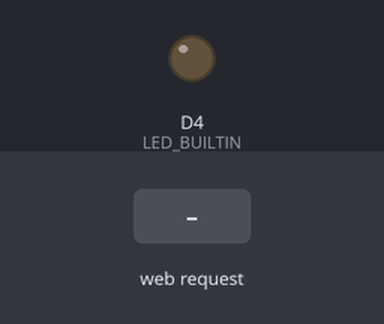
Recording of a sketch running on a simulated ESP8266 (NodeMCU). Shown: output pins drawn as LEDs (lit = HIGH, except the on-board LED, lit = LOW). Inputs (shaded band) come from the test bench. WiFi joins after 1.5 s; servers stay silent unless stated; what the sketch prints to the serial monitor is not drawn.

Above: at 2.7 s.
2.8 s: HTTP request GET /ledon received
At 3.7 s:
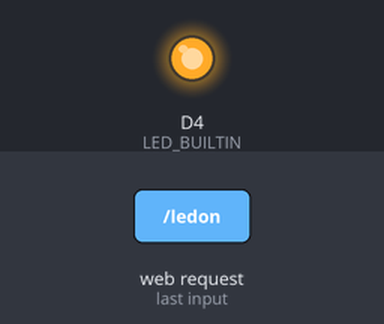
4.3 s: HTTP request GET /ledoff received
At 4.8 s:
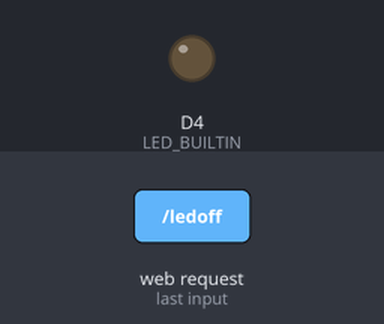
Timing chart, 0 to 7.3 s (numbered marks = the images above; inputs shaded):
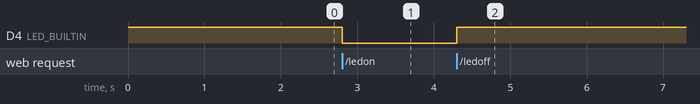

Measured:
- after the input at 2.8 s, D4 (LED_BUILTIN): HIGH → LOW at once
- after the input at 4.3 s, D4 (LED_BUILTIN): LOW → HIGH at once

The sketch:

led_control.ino
```cpp
#include <ESP8266WiFi.h>
#define LED D2  // VAGY HASZNÁLJÁTOK A BEÉPÍTETT LED-ET, MINT ÉN A VIDEÓBAN

const char* ssid = "nev";
const char* password = "jelszo";
unsigned char status_led=0;

WiFiServer server(80);

void setup() {
  Serial.begin(115200);
  pinMode(LED_BUILTIN, OUTPUT);
  digitalWrite(LED_BUILTIN, HIGH);

  // Connect to WiFi network
  Serial.println();
  Serial.println();
  Serial.print("Connecting to ");
  Serial.println(ssid);

  WiFi.begin(ssid, password);

  while (WiFi.status() != WL_CONNECTED) {
    delay(500);
    Serial.print(".");
  }
  Serial.println("");
  Serial.println("WiFi connected");

  // Start the server
  server.begin();
  Serial.println("Server started at...");
  Serial.println(WiFi.localIP());

}

void loop() {

  // Check if a client has connected
  WiFiClient client = server.available();
  if (!client) {
    return;
  }

  // Wait until the client sends some data
  Serial.println("new client");
  while (! client.available())
  {
    delay (1);
  }


  // Read the first line of the request
  String msg = client.readStringUntil('\r');
  Serial.println(msg);
  client.flush();

  // Match the request

  if (msg.indexOf("/ledoff") != -1)  {
    status_led=0;
    digitalWrite(LED_BUILTIN, HIGH);
    Serial.println("LED OFF");
  }
  else if(msg.indexOf("/ledon") != -1)
  {
    status_led=1;
    digitalWrite(LED_BUILTIN,LOW);
    Serial.println("LED ON");
  }

// Return the response
client.println("HTTP/1.1 200 OK");
client.println("Content-Type: text/html");
client.println("Connection: close");
client.println("");

client.println("<!DOCTYPE HTML>");
client.println("<HTML>");
client.println("<H1> LED CONTROL </H1>");
client.println("<br />");

 client.println("<a href=\"/ledon\"\"> <button style='FONT-SIZE: 50px; HEIGHT: 200px;WIDTH: 300px; 126px; Z-INDEX: 0; TOP: 200px;'> LED ON </button> </a>");
 client.println("<a href=\"/ledoff\"\"> <button style='FONT-SIZE: 50px; HEIGHT: 200px; WIDTH: 300px; 126px; Z-INDEX: 0; TOP: 200px;'> LED OFF </button> </a>");
 client.println("</html>");

  delay(1);
  Serial.println("Client disonnected");
  Serial.println("");

}
```
